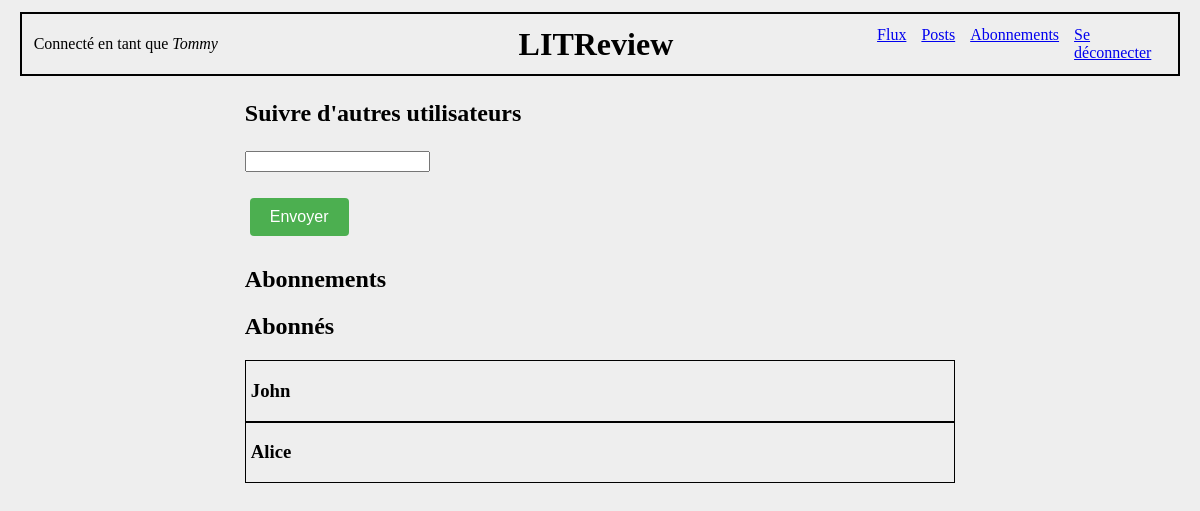
Screenshot of /subscriptions/ (signed in) with the database file from the repository.
### authentication/models.py (models this page shows)
class User(AbstractUser):
    profile_photo = models.ImageField(verbose_name='Photo de profil', null=True)

### appli/views.py (the view, shortened to what this page needs)
# urls.py: path('subscriptions/', appli.views.check_user_to_follow, name='subscriptions'),
@login_required
def check_user_to_follow(request):
    message = ""
    form = forms.UserToFollowForm(request.POST)
    user_follows = models.UserFollows()
    followed_users = UserFollows.objects.filter(user=request.user)
    followers = User.objects.filter(
        id__in=request.user.followed_by.all().values_list('user', flat=True)
    )
    context = {
        'form': form,
        'followed_users': followed_users,
        'followers': followers,
        'message': message,
    }
    return render(request, 'appli/subscriptions.html', context=context)

### appli/forms.py
class UserToFollowForm(forms.Form):
    user_to_follow = forms.CharField(
        error_messages={'required': ''},  # Message vide pour l'erreur 'required'
    )

### appli/templates/appli/subscriptions.html (shortened to what this page needs)
{% extends 'base_connected.html' %}
{% block content %}
    <div class="div_margins">
        <h2><p>Suivre d'autres utilisateurs</p></h2>
        <form method="post">
            <p>{{ form.user_to_follow }} {{ message }}</p>
            <button type="submit" class="button">Envoyer</button>
        </form>
    </div>
    <div class="div_margins">
        <h2>Abonnements</h2>
    </div>
    <div class="div_margins">
        <h2>Abonnés</h2>
        {% for instance in followers %}
            <div class="div_table_border">
                <h3>{{ instance.username }}</h3>
            </div>
        {% endfor %}
    </div>
{% endblock content %}

### templates/base_connected.html (shortened to what this page needs)
{% load static %}
<html>
    <head>
        <link rel="stylesheet" href="{% static 'styles.css' %}">
    </head>
    <body class="background-color">
        <div class="base-border">
            <div class="header-container">
                <div class="left-space">
                    Connecté en tant que <i>{{ user.username }}</i>
                </div>
                <h1 class="title">LITReview</h1>
                <div class="nav-links">
                    <a href="{% url 'flux' %}">Flux</a>
                    <a href="{% url 'post_list' %}">Posts</a>
                    <a href="{% url 'subscriptions' %}">Abonnements</a>
                    <a href="{% url 'logout' %}">Se déconnecter</a></p>
                </div>
            </div>
        </div>
        {% block content %}{% endblock content %}
    </body>
</html>

### static/styles.css (style rules this page uses)
.base-border { border-width:2px; border-style:solid; border-color:black; margin-left: 1%; margin-right: 1%; margin-top: 1%; margin-bottom: 2%; padding: 1%; }
.div_margins { margin-left: 20%; margin-right: 20%; }
.div_table_border { padding-left: 5px; border-width: 1px; border-style: solid; border-color: black; display: flex; justify-content: space-between; align-items: center; }
.button { display: inline-block; padding: 10px 20px; margin: 10px 5px; background-color: #4CAF50; color: white; text-decoration: none; border-radius: 4px; border: none; cursor: pointer; font-family: Arial, sans-serif; font-size: 16px; transition: background-color 0.3s; }
.header-container { display: flex; align-items: center; position: relative; }
.left-space { width: 0; flex: 1; }
.title { text-align: center; margin: 0; flex: 2; }
.nav-links { display: flex; gap: 15px; flex: 1; justify-content: flex-end; }
.background-color { background-color: #eee; }

### rows the page displays
User: username "Tommy"
User: username "John"
User: username "Alice"
